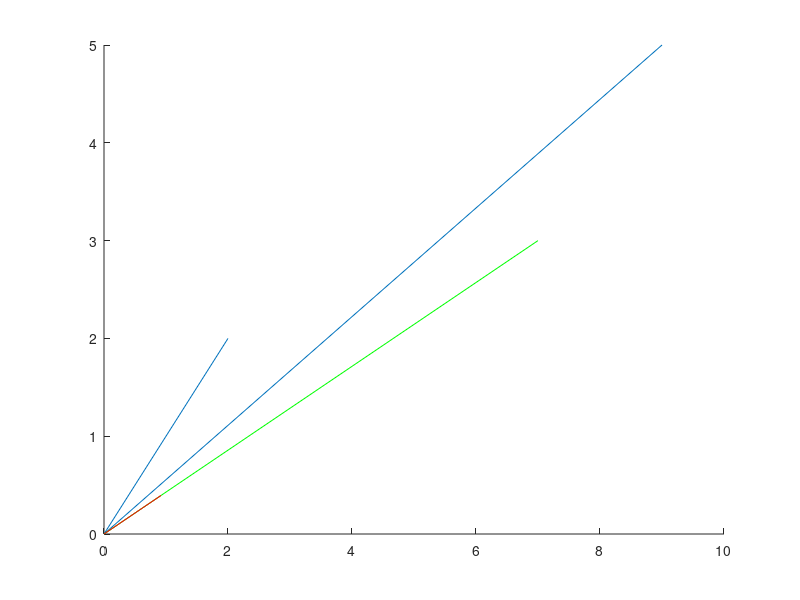

Recreate this plot in MATLAB. (Note: this script raises an error after producing the figure.)

%%
figure(1);
X = [0 2];
Y = [0 2];
X2 = [0 9];
Y2 = [0 5];
x = X2 - X;
y = Y2 - Y;
line(X,Y);
hold on;
line(X2,Y2);
hold on;
line(x,y,'Color','g');

V = [x(2) y(2)];
V1=V/norm(V);
hold on;
line([0 V1(1)],[0 V1(2)] ,'Color','r');

%%
gg =(double(C_data.original(dotInds,:)) - double(repmat(C_data.mean,size(dotInds,1),1))) ./ double(repmat(C_data.std,size(dotInds,1),1))
gg(:,1)./gg(:,3)
gg(:,2)./gg(:,4)

xx = xMinNorm ./ xMaxNorm;
yy = yMinNorm ./ yMaxNorm;

find( xx > 0.9 & yy > 0.9)

%%

%This script tests the function "lineintersect.m" by Paulo Silva. Note
%that when line1=1 and line2=2, lineintersect.m finds the correct
%intersection BUT line1=2 ad line2=1 does not.


%4 equidistant points on perimeter of circle of radius 100. Placed at 45,
%135, 225, 315 degrees and converted to XY crds using pol2cart function. Row #1 is X-crds, Row #2 is Y-crds
ptsXY=[70.7106781186548,-70.7106781186547,-70.7106781186548;70.7106781186547,70.7106781186548,-70.7106781186547];

%plots points as red stars
hold on;
plot(ptsXY(1,:),ptsXY(2,:),'*','color','red');

%"Lines" describes how the points are connected. Here, pt 1 and pt 3 are connected. And pt 2 and pt 3 are connected.
Lines=[1,2;3,3];

%plot lines and label lines with line IDs
for ii=1:size(Lines,2)
    plot(ptsXY(1,Lines(:,ii)),ptsXY(2,Lines(:,ii)));
    text(linspace(ptsXY(1,Lines(1,ii)),ptsXY(1,Lines(2,ii)),10),linspace(ptsXY(2,Lines(1,ii)),ptsXY(2,Lines(2,ii)),10),int2str(ii),'Color','black','FontWeight','normal');
end

%choose two lines to test. Note that line1=1 and line2=2 finds the correct
%intersection BUT line1=2 ad line2=1 does not.
line1=2;
line2=1;

%extract XY crds
l1_XY=[ptsXY(:,Lines(1,line1)) ptsXY(:,Lines(2,line1))]; %-each line is defined by 4 coordinates: 2 X- and 2 Y-crds
l2_XY=[ptsXY(:,Lines(1,line2)) ptsXY(:,Lines(2,line2))]; %/

%look for intersection and plot intersection
[intxX,intxY]=lineintersect([l1_XY(:,1)' l1_XY(:,2)'],[l2_XY(:,1)' l2_XY(:,2)']);
plot(intxX,intxY,'ro','MarkerFaceColor','g','LineWidth',2) %this will mark the intersection point with red 'o'

%%
subplot1(2,3);
subplot1(1); plot(rand(10,1));
subplot1(2); plot(rand(10,1)); 
%%
close all;
figure(6);
imshow(routeIndex.shelves);

figure(8);
imshow(shelves);
for i=1:ii
    dotColor = colorPlate(randi(100),:);
    ind = find(matchPoints(:,1)==i);
    %positions = zeros(size(ind,1),2);
    positions = [matchPoints(ind,2)+matchPoints(ind,8) matchPoints(ind,3)+matchPoints(ind,9)];
    figure(6);
    hold on;
    plot(positions(:,1),positions(:,2), '*' , 'color' , dotColor , 'MarkerSize',5*(ii-(i-1))); 
    
    positions = positions*routeIndex.ImagesRatio;
    figure(8);
    hold on;
    plot(positions(:,1),positions(:,2), '*' , 'color' , dotColor , 'MarkerSize',5*(ii-(i-1)));
end